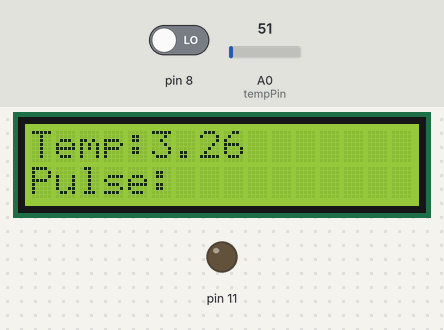
This sketch was run on a simulated Arduino Uno, built with avr-gcc and run on an emulated ATmega328P. On the bench: 16×2 character LCD, output pins drawn as LEDs (lit = HIGH). Inputs (shaded band) come from the test bench; at power-on: pin 8 LOW, A0 (tempPin) = 51. What the sketch prints to the serial monitor is not drawn.

Above: at 1.2 s.
1.3 s: pin 8 driven HIGH
At 3.0 s:
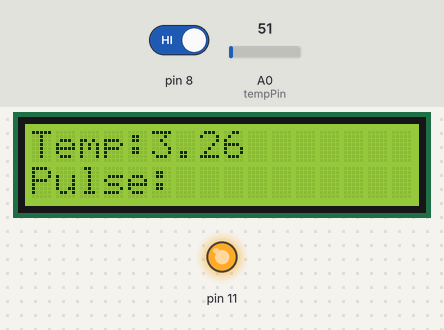
5.6 s: pin 8 driven LOW
At 8.2 s:
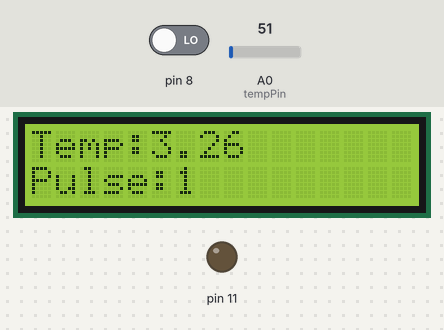
9.9 s: A0 (tempPin) set to 61
At 12.0 s:
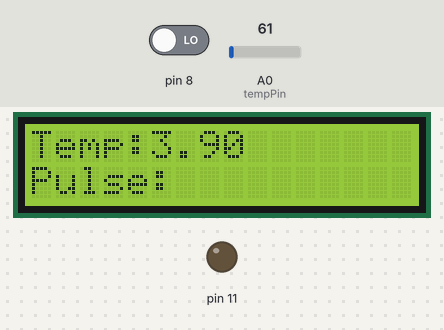
12.1 s: A0 (tempPin) set to 71
At 14.2 s:
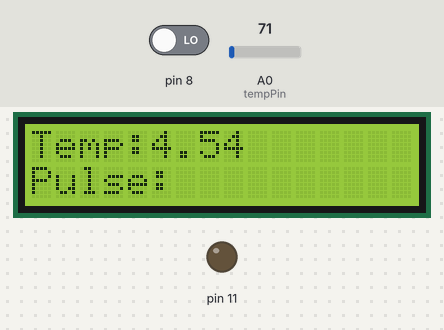
14.3 s: A0 (tempPin) set to 86
At 16.5 s:
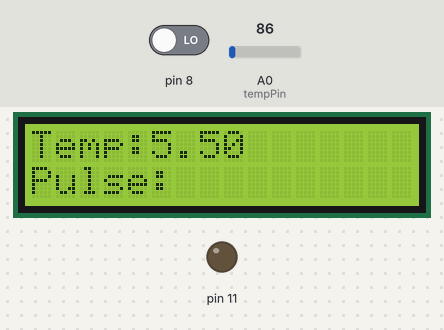
Timing chart, 0 to 17.5 s (numbered marks = the images above; inputs shaded):
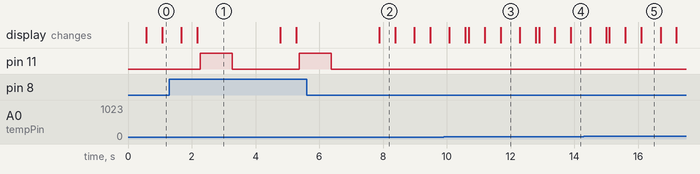

The sketch:

heart_beat.ino
```cpp
#include<LiquidCrystal.h>  //include LCD library
LiquidCrystal LCD(7,6,5,4,3,2);
int tempPin = A0;

void setup() {
  // put your setup code here, to run once:
Serial.begin(9600);
LCD.begin(16,2);
LCD.setCursor(0,0);
LCD.print("Temp: ");
LCD.setCursor(0,1);
LCD.print("Pulse: ");
pinMode(11,OUTPUT);
}

void loop() {

 int sensorValue = analogRead(tempPin);
 float voltageOut = (sensorValue);
 float temperature = voltageOut*0.064;
 Serial.print("Temperature(ºC): ");
 Serial.println(temperature);
 int pulse = digitalRead(8);


 if((temperature>40)||(pulse==1)) {
  digitalWrite(11,HIGH);
  delay(1000);
  digitalWrite(11,LOW);
  delay(1000);
  }

  LCD.setCursor(5,0);
  LCD.print(temperature);
  delay(500);

  LCD.setCursor(6,1);
  LCD.print(pulse);
  Serial.println(pulse);
  delay(500);

  LCD.setCursor(9,0);
  LCD.print("   ");
  LCD.setCursor(6,1);
  LCD.print("   ");
  delay(100);
}
```

Measured:
- after the input at 1.3 s, pin 11: LOW → HIGH after 0.97 s, → LOW 1.0 s later, → HIGH 2.1 s later
- after the input at 5.6 s, pin 11: goes on until 6.4 s, then stays LOW
- after the input at 9.9 s, the display: first differs from a run without the input after 0.78 s (image 3)
- after the input at 12.1 s, the display: first differs from a run without the input after 0.79 s (image 4)
- after the input at 14.3 s, the display: first differs from a run without the input after 0.80 s (image 5)
- what the display in image 1 shows lasts 2.6 s, from 2.2 s to 4.8 s
- what the display in image 2 shows lasts 0.5 s, from 7.9 s to 8.4 s
